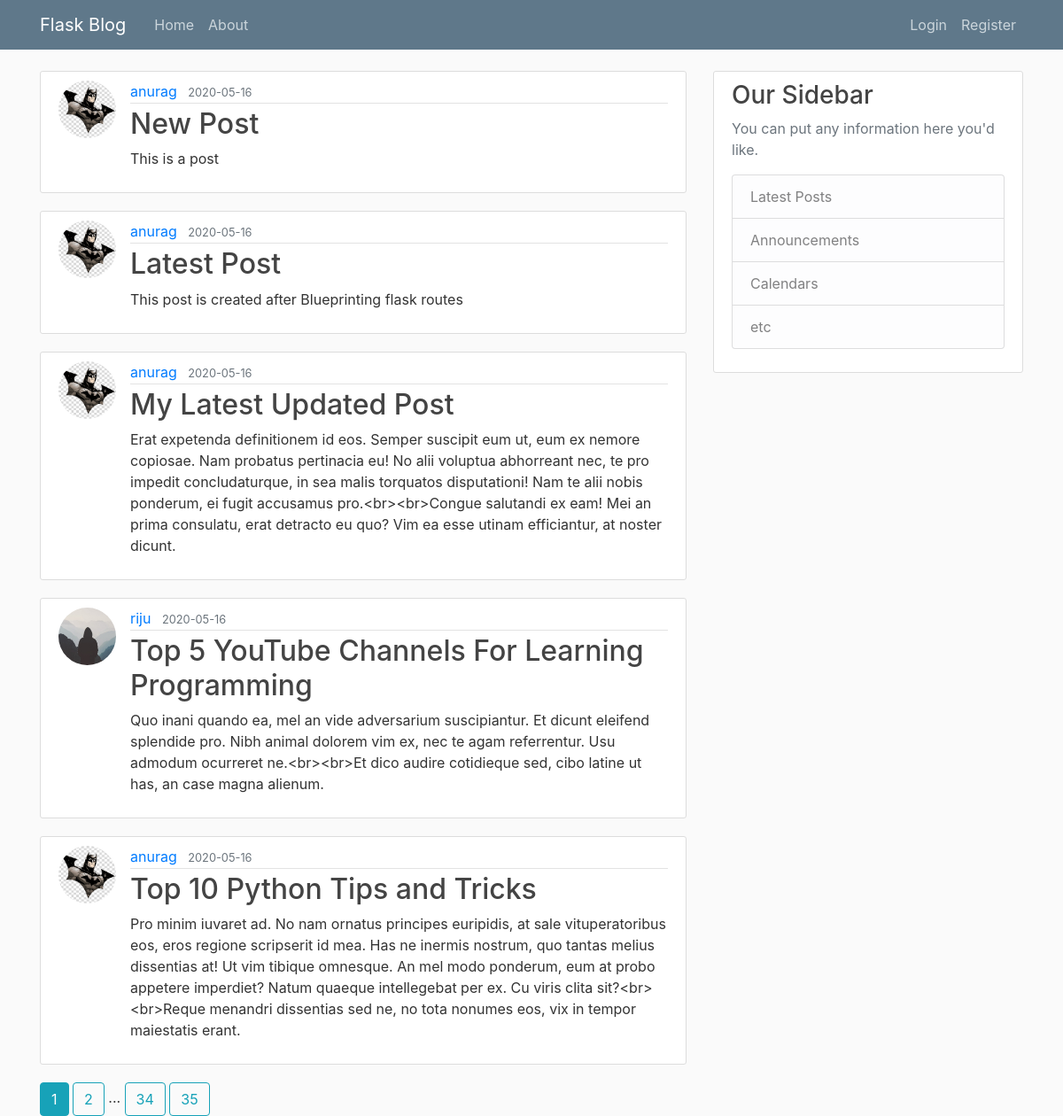
The page /home on the database its author committed.
### flaskblog/models.py (models this page shows, shortened)
class Post(db.Model):
	id = db.Column(db.Integer, primary_key=True)
	user_id = db.Column(db.Integer, db.ForeignKey('user.id'), nullable=False)
	title = db.Column(db.String(100), nullable=False)
	date_posted = db.Column(db.DateTime, nullable=False, default=datetime.utcnow)
	content = db.Column(db.Text, nullable=False)

class User(db.Model, UserMixin):
	id = db.Column(db.Integer, primary_key=True)
	username = db.Column(db.String(20), unique=True, nullable=False)
	email = db.Column(db.String(100), unique=True, nullable=False)
	password = db.Column(db.String(60), nullable=False)
	image_file = db.Column(db.String(60), nullable=False, default='default.jpg')
	posts = db.relationship('Post', backref='author', lazy=True)

### flaskblog/main/routes.py (the view)
@main.route("/")
@main.route("/home")
def home():
	page = request.args.get('page', 1, type=int)
	posts = Post.query.order_by(Post.date_posted.desc()).paginate(page=page, per_page=5)
	return render_template('home.html', posts=posts)

### flaskblog/templates/home.html
{% extends 'layout.html' %}
{% block content %}
	{% for post in posts.items %}
		<article class="media content-section">
		  <img class="rounded-circle article-img" src="{{ url_for('static', filename='profile_pics/'+post.author.image_file) }}">
		  <div class="media-body">
		    <div class="article-metadata">
		      <a class="mr-2" href="{{ url_for('users.user_posts', username=post.author.username) }}">{{ post.author.username }}</a>
		      <small class="text-muted">{{ post.date_posted.strftime('%Y-%m-%d') }}</small>
		    </div>
		    <h2><a class="article-title" href="{{ url_for('posts.post', post_id=post.id) }}">{{ post.title }}</a></h2>
		    <p class="article-content">{{ post.content }}</p>
		  </div>
		</article>
	{% endfor %}
	{% for page_num in posts.iter_pages(left_edge=2, right_edge=2, left_current=1, right_current=2) %}
		{% if page_num %}
			{% if posts.page == page_num %}
				<span class="btn btn-info">{{ page_num }}</span>
			{% else %}
				<a class="btn btn-outline-info" href="{{ url_for('main.home', page=page_num) }}">{{ page_num }}</a>
			{% endif %}
		{% else %}
			...
		{% endif %}
	{% endfor %}
{% endblock content %}

### flaskblog/static/main.css (style rules this page uses)
body { background: #fafafa; color: #333333; margin-top: 5rem; }
h1, h2, h3, h4, h5, h6 { color: #444444; }
.content-section { background: #ffffff; padding: 10px 20px; border: 1px solid #dddddd; border-radius: 3px; margin-bottom: 20px; }
.article-title { color: #444444; }
.article-content { white-space: pre-line; }
.article-img { height: 65px; width: 65px; margin-right: 16px; }
.article-metadata { padding-bottom: 1px; margin-bottom: 4px; border-bottom: 1px solid #e3e3e3 }

### rows shown on the page
Post: image_file (picture), author.username "anurag", date_posted "2020-05-16", title "New Post", content "This is a post"
Post: image_file (picture), author.username "anurag", date_posted "2020-05-16", title "Latest Post", content "This post is created after Blueprinting flask routes"
Post: image_file (picture), author.username "anurag", date_posted "2020-05-16", title "My Latest Updated Post", content "Erat expetenda definitionem id eos. Semper suscipit eum ut, eum ex nemore copiosae. Nam probatus pertinacia eu! No alii voluptua abhorreant nec, te pro impedit concludaturque, in sea malis torquatos disputationi! Nam te alii nobis ponderum, ei fugit accusamus pro.<br><br>Congue salutandi ex eam! Mei an prima consulatu, erat detracto eu quo? Vim ea esse utinam efficiantur, at noster dicunt."
Post: image_file (placeholder picture), author.username "riju", date_posted "2020-05-16", title "Top 5 YouTube Channels For Learning Programming", content "Quo inani quando ea, mel an vide adversarium suscipiantur. Et dicunt eleifend splendide pro. Nibh animal dolorem vim ex, nec te agam referrentur. Usu admodum ocurreret ne.<br><br>Et dico audire cotidieque sed, cibo latine ut has, an case magna alienum."
Post: image_file (picture), author.username "anurag", date_posted "2020-05-16", title "Top 10 Python Tips and Tricks", content "Pro minim iuvaret ad. No nam ornatus principes euripidis, at sale vituperatoribus eos, eros regione scripserit id mea. Has ne inermis nostrum, quo tantas melius dissentias at! Ut vim tibique omnesque. An mel modo ponderum, eum at probo appetere imperdiet? Natum quaeque intellegebat per ex. Cu viris clita sit?<br><br>Reque menandri dissentias sed ne, no tota nonumes eos, vix in tempor maiestatis erant."

### other values the page prints
{{ page_num }} "1"
{{ page_num }} "2" "34" "35"
